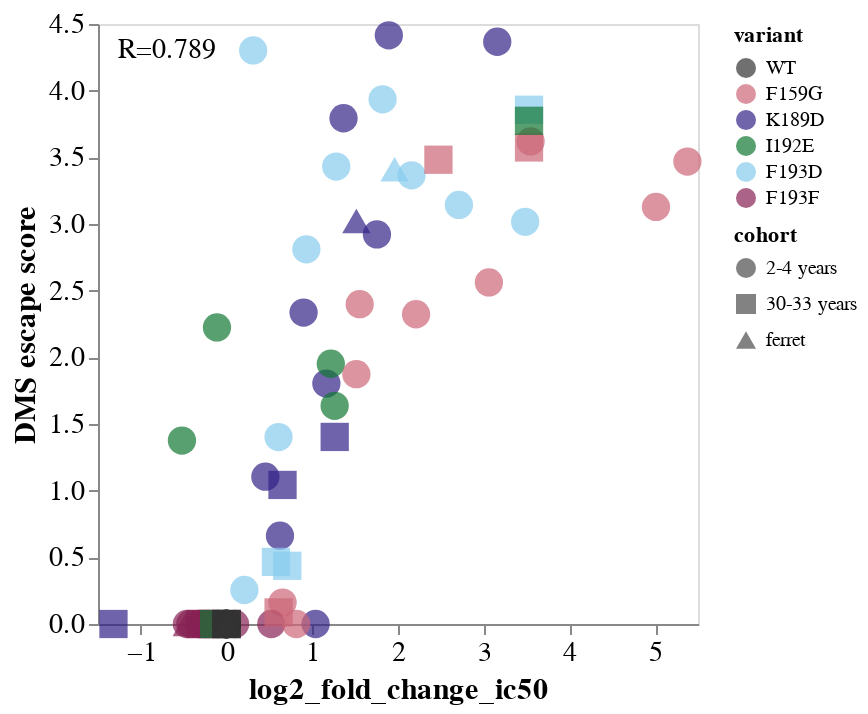

The cell this chart's notebook holds for it:
### Code cell
# get ic column name
ic_col = [col for col in corr_df.columns if 'ic' in col][0]

# Calculate correlation between predicted and measured
x = corr_df[ic_col]
y = corr_df["escape"]

# Calculate Pearson correlation coefficient
r, p = sp.stats.pearsonr(x, y)

r = round(r, 3)

# Define the order for 'variant' and 'serum'
variant_order = ['WT', 'F159G', 'K189D', 'I192E', 'F193D', 'F193F']

# Define cb-friendly color scheme
custom_color_scheme = ['#333333', '#CC6677', '#332288', '#117733', 
                   '#88CCEE', '#882255', '#44AA99', '#DDCC77', '#999933', '#AA4499']

# Get plot
corrs = (
    alt.Chart(corr_df)
    .mark_point(filled=True, size=200)
    .encode(
        x=alt.X(ic_col,
                title=ic_col,
                scale=alt.Scale(
                    # domain=[-4, 4],
                    # type="symlog"
                )
               ),
        y=alt.Y('escape',
                title='DMS escape score',
               ),
        color=alt.Color('variant:N', scale=alt.Scale(range=custom_color_scheme, domain=variant_order)), 
        shape=alt.Shape('cohort:N'),
        tooltip=['variant', 'serum', ic_col, 'escape']
    )
)

r_text = alt.Chart().mark_text(
    align='left', 
    baseline='bottom',
    fontSize=14,
    fontWeight=400
).encode(
    x=alt.value(10),
    y=alt.value(20),
    text=alt.value([f"R={r}"])
)


chart = (
    (corrs + r_text)
    .configure_axis(
        grid=False,
        labelFontSize=14,
        titleFontSize=15,  
    )
    .configure_title(
        fontSize=21,
        fontWeight='normal',
        # padding=5,"
    )
)

chart

### Figure 1 — Vega-Lite specification as saved in the notebook (floating-point values rounded to 4 significant figures)
{"config": {"view": {"continuousWidth": 300, "continuousHeight": 300}, "axis": {"grid": false, "labelFontSize": 14, "titleFontSize": 15}, "title": {"fontSize": 21, "fontWeight": "normal"}}, "layer": [{"data": {"name": "data-aa7a7996fa737451637c50c999c311a3"}, "mark": {"type": "point", "filled": true, "size": 200}, "encoding": {"color": {"field": "variant", "scale": {"domain": ["WT", "F159G", "K189D", "I192E", "F193D", "F193F"], "range": ["#333333", "#CC6677", "#332288", "#117733", "#88CCEE", "#882255", "#44AA99", "#DDCC77", "#999933", "#AA4499"]}, "type": "nominal"}, "shape": {"field": "cohort", "type": "nominal"}, "tooltip": [{"field": "variant", "type": "nominal"}, {"field": "serum", "type": "nominal"}, {"field": "log2_fold_change_ic50", "type": "quantitative"}, {"field": "escape", "type": "quantitative"}], "x": {"field": "log2_fold_change_ic50", "scale": {}, "title": "log2_fold_change_ic50", "type": "quantitative"}, "y": {"field": "escape", "title": "DMS escape score", "type": "quantitative"}}}, {"data": {"name": "empty"}, "mark": {"type": "text", "align": "left", "baseline": "bottom", "fontSize": 14, "fontWeight": 400}, "encoding": {"text": {"value": ["R=0.789"]}, "x": {"value": 10}, "y": {"value": 20}}}], "$schema": "https://vega.github.io/schema/vega-lite/v5.8.0.json", "datasets": {"data-aa7a7996fa737451637c50c999c311a3": [{"serum": "age-2.1", "variant": "F193F", "log2_fold_change_ic50": -0.1009, "escape": 0.0, "cohort": "2-4 years", "r": 0.789}, {"serum": "age-2.1", "variant": "K189D", "log2_fold_change_ic50": 0.8984, "escape": 2.336, "cohort": "2-4 years", "r": 0.789}, {"serum": "age-2.1", "variant": "F193D", "log2_fold_change_ic50": 0.6063, "escape": 1.402, "cohort": "2-4 years", "r": 0.789}, {"serum": "age-2.1", "variant": "F159G", "log2_fold_change_ic50": 0.6534, "escape": 0.1604, "cohort": "2-4 years", "r": 0.789}, {"serum": "age-2.2", "variant": "F193F", "log2_fold_change_ic50": -0.03878, "escape": 0.0, "cohort": "2-4 years", "r": 0.77}, {"serum": "age-2.2", "variant": "K189D", "log2_fold_change_ic50": 1.364, "escape": 3.793, "cohort": "2-4 years", "r": 0.77}, {"serum": "age-2.2", "variant": "F193D", "log2_fold_change_ic50": 1.279, "escape": 3.431, "cohort": "2-4 years", "r": 0.77}, {"serum": "age-2.2", "variant": "F159G", "log2_fold_change_ic50": 1.553, "escape": 2.399, "cohort": "2-4 years", "r": 0.77}, {"serum": "age-2.2", "variant": "I192E", "log2_fold_change_ic50": -0.1118, "escape": 2.224, "cohort": "2-4 years", "r": 0.77}, {"serum": "age-2.4", "variant": "F193F", "log2_fold_change_ic50": 0.09891, "escape": 0.0, "cohort": "2-4 years", "r": 0.92}, {"serum": "age-2.4", "variant": "F159G", "log2_fold_change_ic50": 5.376, "escape": 3.468, "cohort": "2-4 years", "r": 0.92}, {"serum": "age-2.4", "variant": "F193D", "log2_fold_change_ic50": 3.484, "escape": 3.016, "cohort": "2-4 years", "r": 0.92}, {"serum": "age-2.4", "variant": "K189D", "log2_fold_change_ic50": 1.164, "escape": 1.803, "cohort": "2-4 years", "r": 0.92}, {"serum": "age-2.4", "variant": "I192E", "log2_fold_change_ic50": 1.216, "escape": 1.952, "cohort": "2-4 years", "r": 0.92}, {"serum": "age-2.5", "variant": "F193F", "log2_fold_change_ic50": -0.4228, "escape": 0.0, "cohort": "2-4 years", "r": 0.929}, {"serum": "age-2.5", "variant": "K189D", "log2_fold_change_ic50": 3.158, "escape": 4.367, "cohort": "2-4 years", "r": 0.929}, {"serum": "age-2.5", "variant": "F193D", "log2_fold_change_ic50": 2.158, "escape": 3.365, "cohort": "2-4 years", "r": 0.929}, {"serum": "age-2.5", "variant": "F159G", "log2_fold_change_ic50": 3.06, "escape": 2.562, "cohort": "2-4 years", "r": 0.929}, {"serum": "age-2.5-b", "variant": "F193F", "log2_fold_change_ic50": -0.4628, "escape": 0.0, "cohort": "2-4 years", "r": 0.898}, {"serum": "age-2.5-b", "variant": "F159G", "log2_fold_change_ic50": 1.514, "escape": 1.874, "cohort": "2-4 years", "r": 0.898}, {"serum": "age-2.5-b", "variant": "K189D", "log2_fold_change_ic50": 1.893, "escape": 4.415, "cohort": "2-4 years", "r": 0.898}, {"serum": "age-2.5-b", "variant": "F193D", "log2_fold_change_ic50": 0.931, "escape": 2.81, "cohort": "2-4 years", "r": 0.898}, {"serum": "age-3.3", "variant": "F193F", "log2_fold_change_ic50": 0.5217, "escape": 0.0, "cohort": "2-4 years", "r": 0.448}, {"serum": "age-3.3", "variant": "F159G", "log2_fold_change_ic50": 3.547, "escape": 3.619, "cohort": "2-4 years", "r": 0.448}, {"serum": "age-3.3", "variant": "K189D", "log2_fold_change_ic50": 1.039, "escape": 0.0, "cohort": "2-4 years", "r": 0.448}, {"serum": "age-3.3", "variant": "F193D", "log2_fold_change_ic50": 0.3103, "escape": 4.302, "cohort": "2-4 years", "r": 0.448}, {"serum": "age-3.3-b", "variant": "F193F", "log2_fold_change_ic50": -0.2552, "escape": 0.0, "cohort": "2-4 years", "r": 0.965}, {"serum": "age-3.3-b", "variant": "F159G", "log2_fold_change_ic50": 2.211, "escape": 2.323, "cohort": "2-4 years", "r": 0.965}, {"serum": "age-3.3-b", "variant": "K189D", "log2_fold_change_ic50": 0.4526, "escape": 1.105, "cohort": "2-4 years", "r": 0.965}, {"serum": "age-3.3-b", "variant": "F193D", "log2_fold_change_ic50": 0.2079, "escape": 0.2549, "cohort": "2-4 years", "r": 0.965}, {"serum": "age-3.4", "variant": "F193F", "log2_fold_change_ic50": -0.2092, "escape": 0.0, "cohort": "2-4 years", "r": 0.918}, {"serum": "age-3.4", "variant": "F159G", "log2_fold_change_ic50": 5.01, "escape": 3.128, "cohort": "2-4 years", "r": 0.918}, {"serum": "age-3.4", "variant": "F193D", "log2_fold_change_ic50": 2.71, "escape": 3.143, "cohort": "2-4 years", "r": 0.918}, {"serum": "age-3.4", "variant": "K189D", "log2_fold_change_ic50": 0.6229, "escape": 0.6625, "cohort": "2-4 years", "r": 0.918}, {"serum": "age-3.4", "variant": "I192E", "log2_fold_change_ic50": 1.261, "escape": 1.636, "cohort": "2-4 years", "r": 0.918}, {"serum": "age-3.5", "variant": "F193F", "log2_fold_change_ic50": -0.3191, "escape": 0.0, "cohort": "2-4 years", "r": 0.76}, {"serum": "age-3.5", "variant": "K189D", "log2_fold_change_ic50": 1.755, "escape": 2.922, "cohort": "2-4 years", "r": 0.76}, {"serum": "age-3.5", "variant": "F193D", "log2_fold_change_ic50": 1.82, "escape": 3.935, "cohort": "2-4 years", "r": 0.76}, {"serum": "age-3.5", "variant": "F159G", "log2_fold_change_ic50": 0.8136, "escape": 0.0, "cohort": "2-4 years", "r": 0.76}, {"serum": "age-3.5", "variant": "I192E", "log2_fold_change_ic50": -0.5205, "escape": 1.376, "cohort": "2-4 years", "r": 0.76}, {"serum": "age-30.5", "variant": "F193F", "log2_fold_change_ic50": -0.3032, "escape": 0.0, "cohort": "30-33 years", "r": 0.897}, {"serum": "age-30.5", "variant": "F159G", "log2_fold_change_ic50": 2.472, "escape": 3.482, "cohort": "30-33 years", "r": 0.897}, {"serum": "age-30.5", "variant": "K189D", "log2_fold_change_ic50": -1.319, "escape": 0.0, "cohort": "30-33 years", "r": 0.897}, {"serum": "age-30.5", "variant": "F193D", "log2_fold_change_ic50": 0.7081, "escape": 0.4366, "cohort": "30-33 years", "r": 0.897}, {"serum": "age-31.5", "variant": "F193F", "log2_fold_change_ic50": -0.2394, "escape": 0.0, "cohort": "30-33 years", "r": 0.997}, {"serum": "age-31.5", "variant": "F159G", "log2_fold_change_ic50": 3.529, "escape": 3.574, "cohort": "30-33 years", "r": 0.997}, {"serum": "age-31.5", "variant": "K189D", "log2_fold_change_ic50": 0.6527, "escape": 1.043, "cohort": "30-33 years", "r": 0.997}, {"serum": "age-31.5", "variant": "F193D", "log2_fold_change_ic50": 3.529, "escape": 3.857, "cohort": "30-33 years", "r": 0.997}, {"serum": "age-31.5", "variant": "I192E", "log2_fold_change_ic50": 3.529, "escape": 3.774, "cohort": "30-33 years", "r": 0.997}, {"serum": "age-33.5", "variant": "F193F", "log2_fold_change_ic50": -0.1717, "escape": 0.0, "cohort": "30-33 years", "r": 0.889}, {"serum": "age-33.5", "variant": "K189D", "log2_fold_change_ic50": 1.262, "escape": 1.403, "cohort": "30-33 years", "r": 0.889}, {"serum": "age-33.5", "variant": "F193D", "log2_fold_change_ic50": 0.5759, "escape": 0.466, "cohort": "30-33 years", "r": 0.889}, {"serum": "age-33.5", "variant": "F159G", "log2_fold_change_ic50": 0.6068, "escape": 0.08695, "cohort": "30-33 years", "r": 0.889}, {"serum": "age-33.5", "variant": "I192E", "log2_fold_change_ic50": -0.1446, "escape": 0.0, "cohort": "30-33 years", "r": 0.889}, {"serum": "ferret-Pitt2", "variant": "F193F", "log2_fold_change_ic50": -0.4649, "escape": 0.0, "cohort": "ferret", "r": 0.984}, {"serum": "ferret-Pitt2", "variant": "K189D", "log2_fold_change_ic50": 1.514, "escape": 3.023, "cohort": "ferret", "r": 0.984}, {"serum": "ferret-Pitt2", "variant": "F193D", "log2_fold_change_ic50": 1.96, "escape": 3.411, "cohort": "ferret", "r": 0.984}, {"serum": "age-2.1", "variant": "WT", "log2_fold_change_ic50": 0, "escape": 0, "cohort": "2-4 years", "r": 0.789}, {"serum": "age-2.2", "variant": "WT", "log2_fold_change_ic50": 0, "escape": 0, "cohort": "2-4 years", "r": 0.77}, {"serum": "age-2.4", "variant": "WT", "log2_fold_change_ic50": 0, "escape": 0, "cohort": "2-4 years", "r": 0.92}, {"serum": "age-2.5", "variant": "WT", "log2_fold_change_ic50": 0, "escape": 0, "cohort": "2-4 years", "r": 0.929}, {"serum": "age-2.5-b", "variant": "WT", "log2_fold_change_ic50": 0, "escape": 0, "cohort": "2-4 years", "r": 0.898}, {"serum": "age-3.3", "variant": "WT", "log2_fold_change_ic50": 0, "escape": 0, "cohort": "2-4 years", "r": 0.448}, {"serum": "age-3.3-b", "variant": "WT", "log2_fold_change_ic50": 0, "escape": 0, "cohort": "2-4 years", "r": 0.965}, {"serum": "age-3.4", "variant": "WT", "log2_fold_change_ic50": 0, "escape": 0, "cohort": "2-4 years", "r": 0.918}, {"serum": "age-3.5", "variant": "WT", "log2_fold_change_ic50": 0, "escape": 0, "cohort": "2-4 years", "r": 0.76}, {"serum": "age-30.5", "variant": "WT", "log2_fold_change_ic50": 0, "escape": 0, "cohort": "30-33 years", "r": 0.897}, {"serum": "age-31.5", "variant": "WT", "log2_fold_change_ic50": 0, "escape": 0, "cohort": "30-33 years", "r": 0.997}, {"serum": "age-33.5", "variant": "WT", "log2_fold_change_ic50": 0, "escape": 0, "cohort": "30-33 years", "r": 0.889}, {"serum": "ferret-Pitt2", "variant": "WT", "log2_fold_change_ic50": 0, "escape": 0, "cohort": "ferret", "r": 0.984}], "empty": [{}]}}
